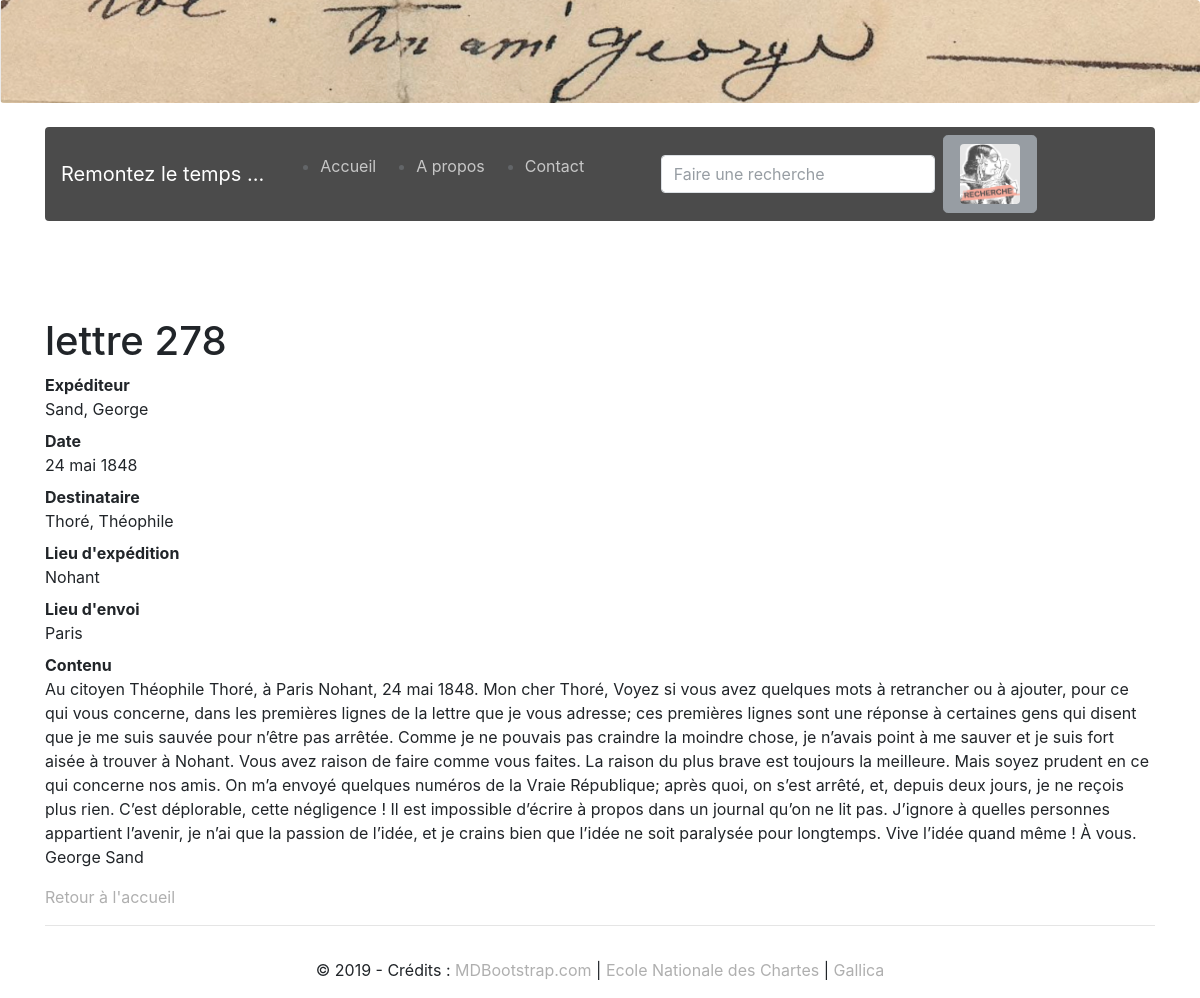
Screenshot of /lettre/278 with the database file from the repository.
### application/models/donnees.py (models this page shows)
class Lettre(db.Model):
    __tablename__ = "lettre"
    lettre_id = db.Column(db.Integer, unique=True, nullable=False, primary_key=True)
    titre = db.Column(db.Text, nullable=False)
    contenu = db.Column(db.Text, nullable=False)
    date_label = db.Column(db.Text, nullable=False)
    date_norm = db.Column(db.Text, nullable=False)
    lettre_destinataire = db.Column(db.Text, db.ForeignKey('correspondant.id_correspondant'))
    lettre_expediteur = db.Column(db.Text)
    vers_lieu = db.Column(db.Text, db.ForeignKey('lieu.lieu_id'))
    depuis_lieu = db.Column(db.Text, db.ForeignKey('lieu.lieu_id'))
    correspondant = db.relationship("Correspondant", back_populates="lettre")
    lieu_envoi = db.relationship("Lieu", foreign_keys=[vers_lieu])
    lieu_expe = db.relationship("Lieu", foreign_keys=[depuis_lieu])

class Correspondant(db.Model):
    __tablename__ = "correspondant"
    id_correspondant = db.Column(db.Integer, unique=True, nullable=False, primary_key=True)
    nom = db.Column(db.Text, nullable=False)
    prenom = db.Column(db.Text, nullable=False)
    lettre = db.relationship("Lettre", back_populates="correspondant")

class Lieu(db.Model):
    __tablename__ = "lieu"
    lieu_id = db.Column(db.Integer, unique=True, nullable=False, primary_key=True)
    label = db.Column(db.Integer, unique=True, nullable=False)

### application/routes.py (the view)
@app.route("/lettre/<int:lettre_id>")
def correspondance(lettre_id):
    unique_correspondance = Lettre.query.get(lettre_id)
    return render_template("pages/lettre.html", correspondance = unique_correspondance)

### application/routes.py (called while the page is built)
@app.context_processor
def inject_now():
    return {'now' : datetime.now()}

### application/templates/pages/lettre.html (shortened to what this page needs)
{% extends "conteneur.html" %}
{% block corps %}
    {% if correspondance %}
<br/>
<br/>
<br/>
            <h1>{{correspondance.titre}}</h1>
            <dl>
               <dt>Expéditeur</dt> <dd>Sand, George</dd>
                <dt>Date</dt> <dd>{{correspondance.date_label}}</dd>
                <dt>Destinataire</dt> <dd>{{correspondance.correspondant.nom}}, {{correspondance.correspondant.prenom}}</dd>
                <dt>Lieu d'expédition</dt> <dd>{{correspondance.lieu_expe.label}}</dd>
                <dt>Lieu d'envoi</dt> <dd>{{correspondance.lieu_envoi.label}}</dd>
                <dt>Contenu</dt> <dd>{{correspondance.contenu}}</dd>
            </dl>
    {% else %}
            <p>La base de données est en cours de constitution</p>
    {% endif %}
    <p><a href="{{url_for('accueil')}}"> Retour à l'accueil</a></p>
{% endblock %}

### application/templates/conteneur.html (style rules this page uses)
body { background-image:url('') !important; }
a { color:#AFAFAF; }

### rows the page displays
Lettre: titre "lettre 278", date_label "24 mai 1848", contenu "Au citoyen Théophile Thoré, à Paris Nohant, 24 mai 1848. Mon cher Thoré, Voyez si vous avez quelques mots à retrancher ou à ajouter, pour ce qui vous concerne, dans les premières lignes de la lettre que je vous adresse; ces premières lignes sont une réponse à certaines gens qui disent que je me suis sauvée pour n’être pas arrêtée. Comme je ne pouvais pas craindre la moindre chose, je n’avais point à me sauver et je suis fort aisée à trouver à Nohant. Vous avez raison de faire comme vous faites. La raison du plus brave est toujours la meilleure. Mais soyez prudent en ce qui concerne nos amis. On m’a envoyé quelques numéros de la Vraie République; après quoi, on s’est arrêté, et, depuis deux…"
Correspondant: correspondant.nom "Thoré", correspondant.prenom "Théophile"
Lieu: lieu_expe.label "Nohant"
Lieu: lieu_envoi.label "Paris"
